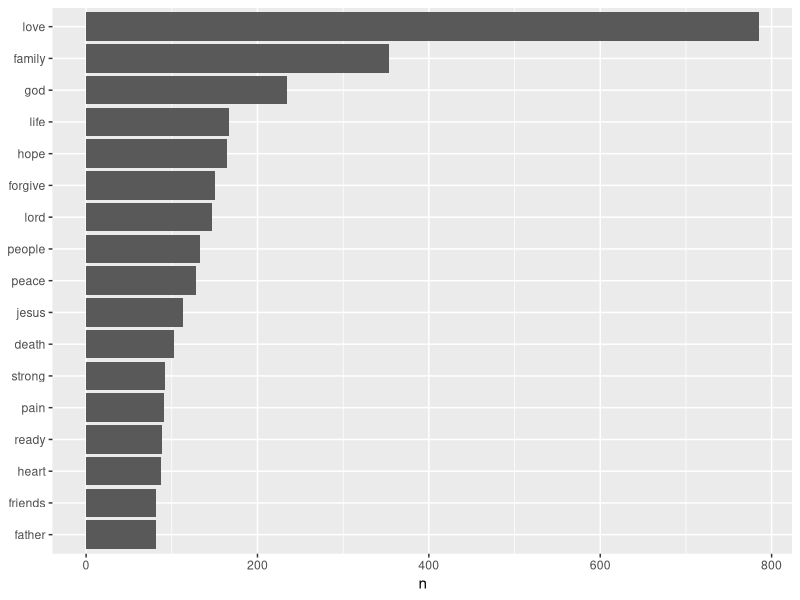
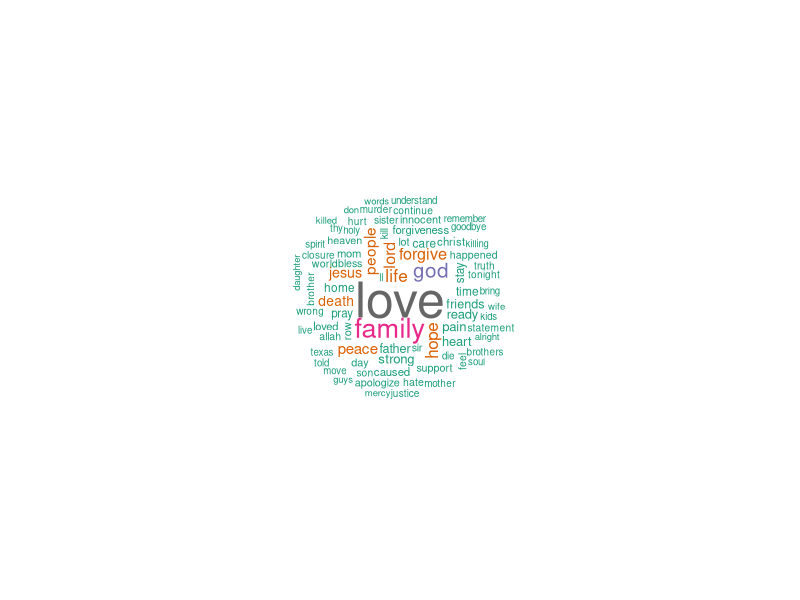
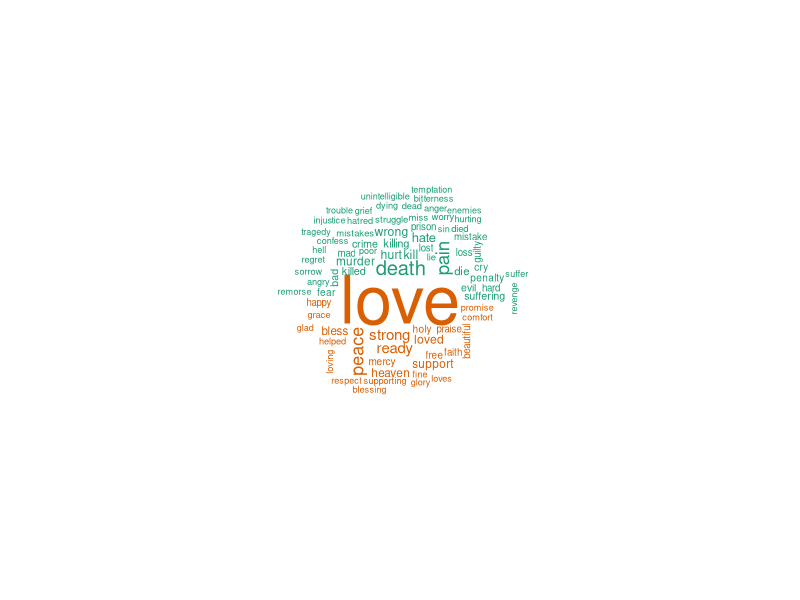
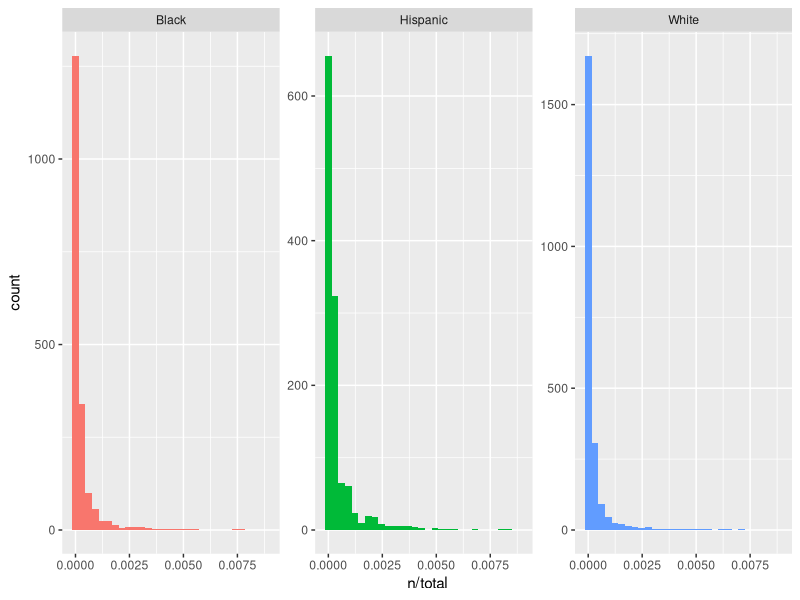
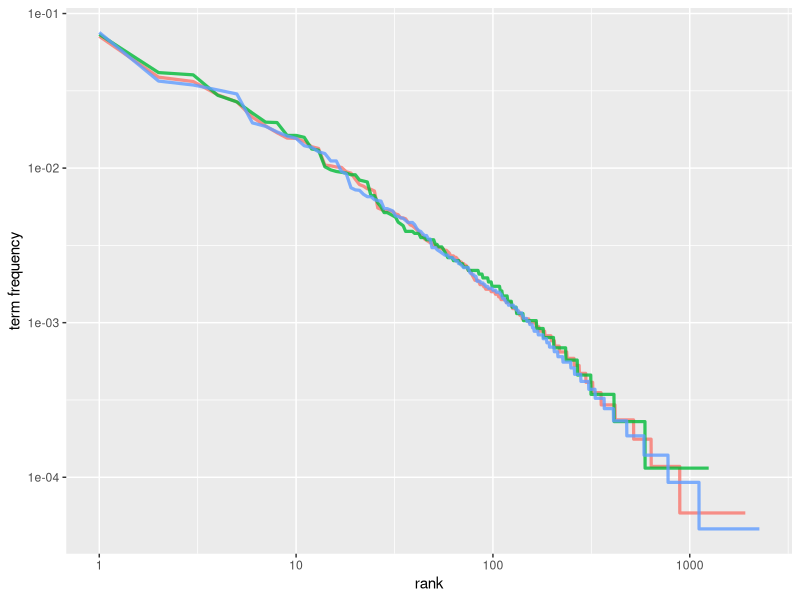
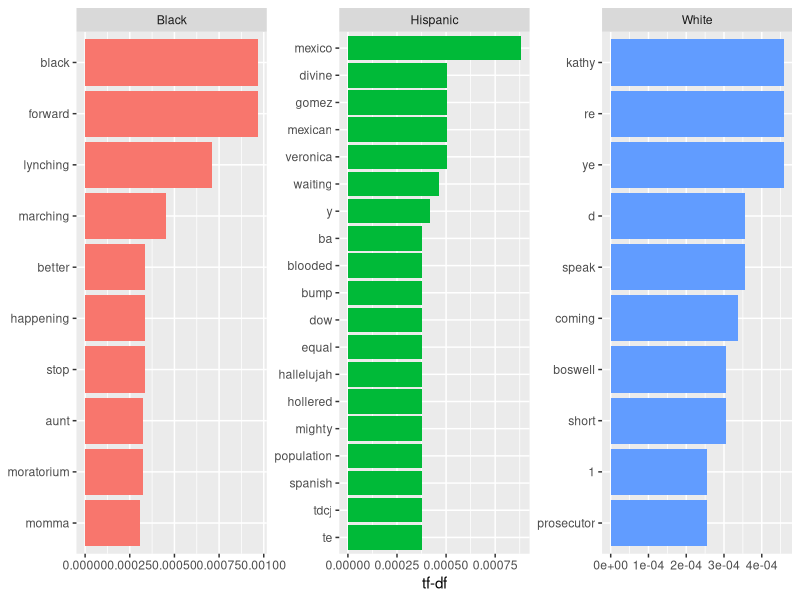
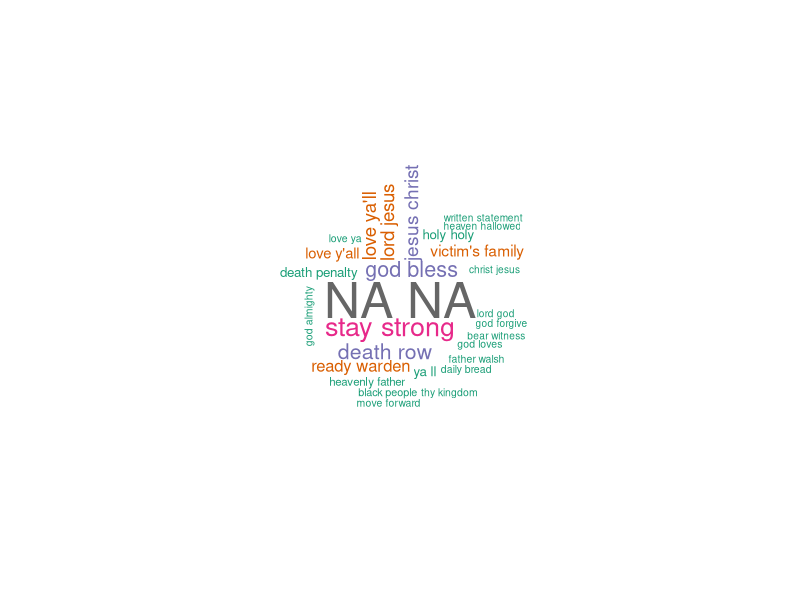
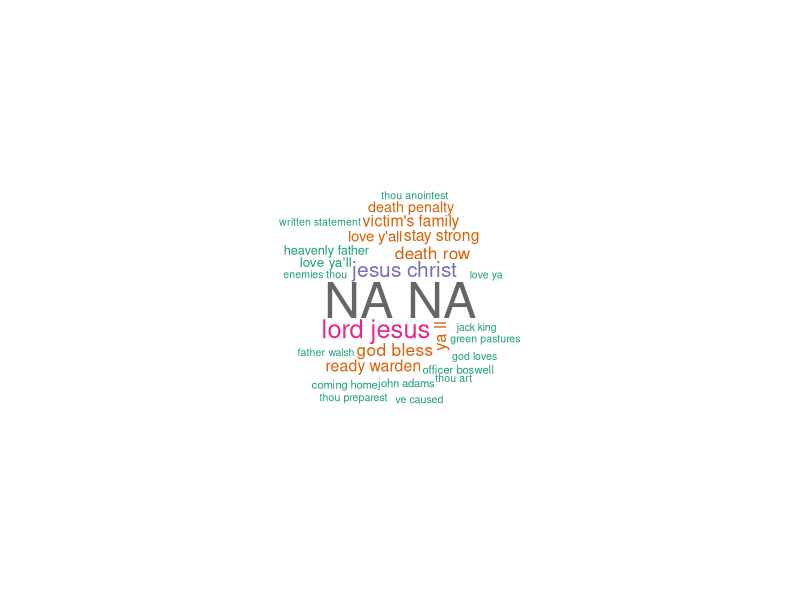

Write R code to recreate these figures, in order. (Note: this script raises an error after producing the figures.)
if(!require(tidytext)) install.packages("tidytext")
library(tidytext)
if(!require(tibble)) install.packages("tibble")
library(tibble)
if(!require(tidyverse)) install.packages("tidyverse")
library(tidyverse)
if(!require(wordcloud)) install.packages("wordcloud")
library(wordcloud)
if(!require(reshape2)) install.packages("reshape2")
library(reshape2)
if(!require(ggraph)) install.packages("ggraph")
library(ggraph)
# may need to install.packages("geforce")
# linux may require sudo apt-get install libudunits2-dev

# setwd("C:/Users/e/Documents/R/inmate.last.words")
setwd("/home/e/R/inmate.last.words")

# read data, prepare text for tidying
x <- read_csv("data/Texas Last Statement - CSV.csv") %>% 
  filter(Race != "Other")
y <- x$LastStatement
y <- data_frame(y)

# Modify stop_words slightly
custom_stop_words <- 
  bind_rows(stop_words,
            data_frame(word = c("ya'll", 
                                "y'all",
                                "warden"),
                       lexicon = "custom"))

# tidy the text
y.tidy <- y %>% 
  unnest_tokens(word,y) %>% 
  anti_join(custom_stop_words)

# list of top 20 used words, sorted
y.tidy %>% 
  count(word, sort = TRUE) %>% 
  slice(1:20)

# plot of above list of top used words
y.tidy %>% 
  count(word, sort = TRUE) %>% 
  filter(n>80) %>% 
  mutate(word=reorder(word,n)) %>% 
  ggplot(aes(word, n)) +
  geom_col() +
  xlab(NULL) +
  coord_flip()

# wordcloud of above list of top used words
pal <- brewer.pal(8,"Dark2")
y.tidy %>% 
  count(word) %>% 
  with(wordcloud(word,n,
                 max.words=80,
                 min.freq=20,
                 colors=pal,
                 random.order = F,
                 random.color = F,
                 scale=c(3,.5)
                 ))

# Comparison wordcloud of top used words according to (bing) sentiment
## negative words likely taken grossly out of context in this case
y.tidy %>%
  inner_join(get_sentiments("bing")) %>%
  count(word, sentiment, sort = TRUE) %>%
  acast(word ~ sentiment, value.var = "n", fill = 0) %>%
  comparison.cloud(max.words = 80
                   # scale=c(3,.2)
                   )
## Word contributions to sentiment
# y.tidy %>% 
#   inner_join(get_sentiments("bing")) %>% 
#   count(word, sentiment, sort=TRUE) %>% 
#   filter(n>20) %>% 
#   mutate(n = ifelse(sentiment == "negative", -n, n)) %>%
#   mutate(word = reorder(word, n)) %>%
#   ggplot(aes(word, n, fill = sentiment)) +
#   geom_col() +
#   coord_flip() +
#   labs(y = "Contribution to sentiment")

## We can try different sentiment dictionaries
# y.tidy %>%
#   inner_join(get_sentiments("nrc")) %>% 
#   count(word, sentiment, sort = TRUE) %>%
#   acast(word ~ sentiment, value.var = "n", fill = 0) %>%
# 
# y.tidy %>%
#   inner_join(get_sentiments("loughran")) 

# comparison of last statements between races?
## select statement and race columns
x.1 <- x %>% 
  select(Race, LastStatement)
## unnested words used per race
x.2 <- x.1 %>% 
  unnest_tokens(word,LastStatement) %>% 
  count(Race,word,sort=T) %>% 
  ungroup()
## total words used per race
x.3 <- x.2 %>% 
  group_by(Race) %>% 
  summarise(total=sum(n))
## each word used compared to total used per race
## common words like i,you, to, etc appear very frequently of course
x.4 <- left_join(x.2,x.3) 

ggplot(x.4,aes(n/total,fill=Race))+
  geom_histogram(show.legend=FALSE)+
  xlim(NA,0.009)+
  facet_wrap(~Race,scales="free_y")

x.5 <- x.4 %>% 
  group_by(Race) %>% 
  mutate(rank=row_number(),
         `term frequency` =n/total)
x.5

x.5 %>% 
  ggplot(aes(rank,`term frequency`,color=Race))+
  geom_line(size = 1.1, alpha = 0.8, show.legend = FALSE) + 
  scale_x_log10() +
  scale_y_log10()

## Find common words in the corpus

x.6 <- x.4 %>% 
  bind_tf_idf(word,Race,n)

x.6 %>% 
  select(-total) %>% 
  arrange(desc(tf_idf))

x.6 %>% 
  arrange(desc(tf_idf)) %>% 
  mutate(word=factor(word,levels=rev(unique(word)))) %>% 
  group_by(Race) %>% 
  top_n(10,tf_idf) %>% 
  ungroup() %>% 
  ggplot(aes(word, tf_idf,fill=Race))+
  geom_col(show.legend=F)+
  labs(x=NULL,y="tf-df")+
  facet_wrap(~Race,scale="free")+
  coord_flip()

# bigrams
x.bigrams <- x.1 %>% 
  unnest_tokens(bigram,LastStatement,token="ngrams",n=2)

x.bigrams %>% 
  count(bigram,sort=T)

x.bigrams.separated <- x.bigrams %>% 
  separate(bigram, c("word1","word2"),sep=" ")

x.bigrams.filtered <- x.bigrams.separated %>% 
  filter(!word1 %in% stop_words$word) %>% 
  filter(!word2 %in% stop_words$word)

x.bigram.counts <- x.bigrams.filtered %>% 
  count(word1,word2,sort=T)

# recombine bigrams without stop words
x.bigrams.united <- x.bigrams.filtered %>% 
  unite(bigram,word1,word2,sep=" ") 

# wordcloud of most common bigrams ALL
x.bigrams.united %>% 
  count(bigram) %>% 
  with(wordcloud(bigram,n,
                 max.words=80,
                 min.freq=5,
                 colors=pal,
                 random.order = F,
                 random.color = F,
                 scale=c(3,.5)))

# wordcloud of most common bigrams WHITE
x.bigrams.united %>%
  filter(Race == "White") %>% 
  count(bigram) %>% 
  with(wordcloud(bigram,n,
                 max.words=80,
                 min.freq=3,
                 colors=pal,
                 random.order = F,
                 random.color = F,
                 scale=c(3,.5))) 

# wordcloud of most common bigrams BLACK
x.bigrams.united %>%
  filter(Race == "Black") %>% 
  count(bigram) %>% 
  with(wordcloud(bigram,n,
                 max.words=80,
                 min.freq=3,
                 colors=pal,
                 random.order = F,
                 random.color = F,
                 scale=c(3,.5))) 

# wordcloud of most common bigrams HISPANIC
x.bigrams.united %>%
  filter(Race == "Hispanic") %>% 
  count(bigram) %>% 
  with(wordcloud(bigram,n,
                 max.words=80,
                 min.freq=3,
                 colors=pal,
                 random.order = F,
                 random.color = F,
                 scale=c(3,.5))) 






x.bigrams.filtered %>% 
  filter(word1 == "polunsky") %>% 
  count(Race, word1,sort=T)

x.bigram.tf.idf <- x.bigrams.united %>% 
  count(Race,bigram) %>% 
  bind_tf_idf(bigram,Race,n) %>% 
  arrange(desc(tf_idf))

x.bigram.tf.idf %>% 
  filter(Race!="Other") %>% 
  arrange(desc(tf_idf)) %>%
  mutate(bigram=factor(bigram,levels=rev(unique(bigram)))) %>%
  group_by(Race) %>% 
  top_n(5) %>% 
  ungroup() %>%
  ggplot(aes(bigram, tf_idf,fill=Race))+
  geom_col(show.legend=F)+
  labs(x=NULL,y="tf-df")+
  facet_wrap(~Race,scale="free")+
  coord_flip()

x %>% 
  filter(str_detect(LastStatement,"innocent")) %>% 
  select(LastStatement)
  
# trigrams
x.trigrams <- x.1 %>% 
  unnest_tokens(trigram,LastStatement,token="ngrams",n=3) %>% 
  separate(trigram, c("word1", "word2", "word3"), sep = " ") %>%
  # filter(!word1 %in% stop_words$word,
  #        !word2 %in% stop_words$word,
  #        !word3 %in% stop_words$word) %>%
  count(word1, word2, word3, sort = TRUE)


x.bigrams.separated %>% 
  filter(word1=="not") %>% 
  count(word1,word2,sort=T)

AFINN <- get_sentiments("afinn")
x.not.words <- x.bigrams.separated %>% 
  filter(word1=="not") %>% 
  inner_join(AFINN,by=c(word2="word")) %>% 
  count(word2,score,sort=T) %>% 
  ungroup()

x.not.words %>% 
  mutate(contribution=n*score) %>% 
  arrange(desc(abs(contribution))) %>% 
  head(20) %>% 
  mutate(word2=reorder(word2,contribution)) %>% 
  ggplot(aes(word2,n*score,fill=n*score>0))+
  geom_col(show.legend = FALSE) +
  xlab("Words preceded by \"not\"") +
  ylab("Sentiment score * number of occurrences") +
  coord_flip()

negation_words <- c("not", "no", "never", "without")

negated_words <- x.bigrams.separated %>%
  filter(word1 %in% negation_words) %>%
  inner_join(AFINN, by = c(word2 = "word")) %>%
  count(word1, word2, score, sort = TRUE) %>%
  ungroup()


library(igraph)
library(ggraph)
x.bigram.counts

x.bigram.graph <- x.bigram.counts %>% 
  filter(n>4) %>% 
  graph_from_data_frame()

ggraph(x.bigram.graph, layout = "fr") +
  geom_edge_link() +
  geom_node_point() +
  geom_node_text(aes(label = name), vjust = 1, hjust = 1)

a <- grid::arrow(type = "closed", length = unit(.15, "inches"))

ggraph(x.bigram.graph, layout = "fr") +
  geom_edge_link(aes(edge_alpha = n), show.legend = FALSE,
                 arrow = a, end_cap = circle(.07, 'inches')) +
  geom_node_point(color = "lightblue", size = 5) +
  geom_node_text(aes(label = name), vjust = 1, hjust = 1) +
  theme_void()


x.1 %>% 
  filter(Race=="Black")
